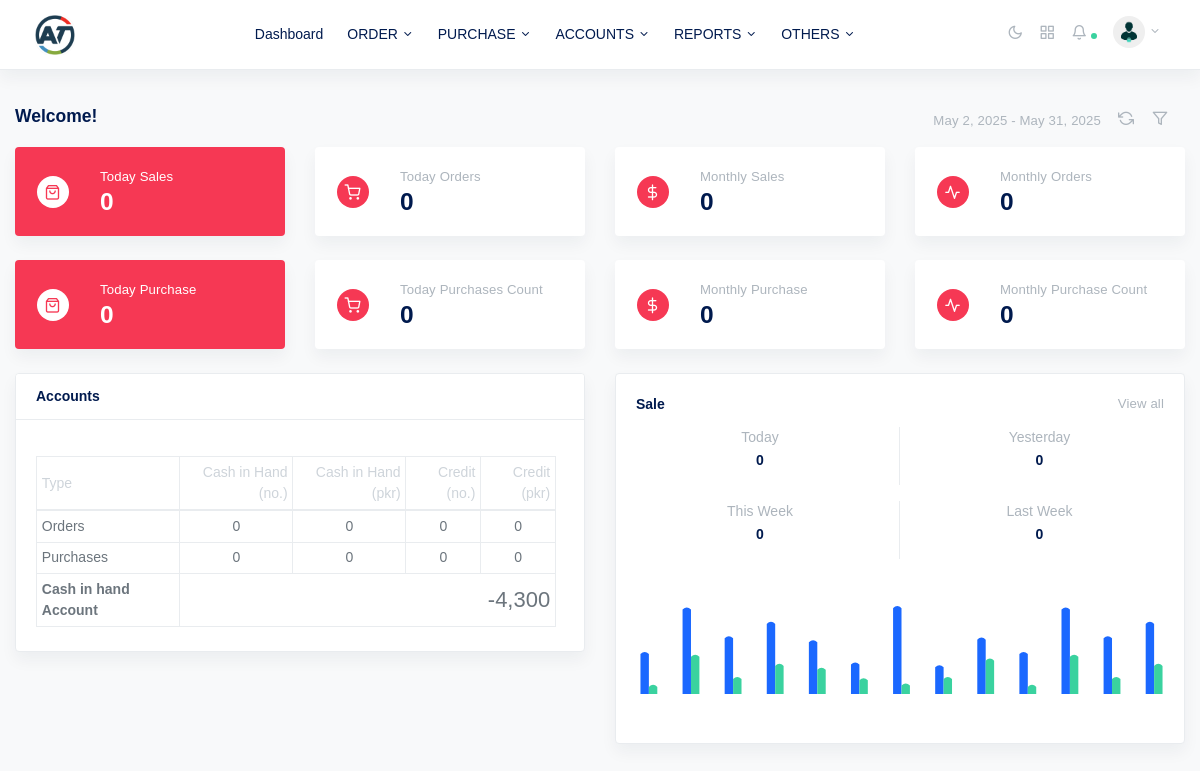
The app's page /dashboard.php (signed in) with its own data.
### tables this page shows
CREATE TABLE `company` (
  `id` int(10) NOT NULL,
  `name` varchar(100) NOT NULL,
  `logo` text NOT NULL,
  `address` text DEFAULT NULL,
  `company_phone` varchar(100) NOT NULL,
  `personal_phone` varchar(100) NOT NULL,
  `email` text DEFAULT NULL,
  `stock_manage` int(11) NOT NULL,
  `sale_interface` varchar(50) DEFAULT NULL
);

CREATE TABLE `menus` (
  `id` int(11) NOT NULL,
  `title` text DEFAULT NULL,
  `page` text DEFAULT NULL,
  `parent_id` int(11) DEFAULT NULL,
  `icon` text DEFAULT NULL,
  `sort_order` int(11) DEFAULT NULL,
  `nav_edit` int(11) NOT NULL DEFAULT 0,
  `nav_delete` int(11) NOT NULL DEFAULT 0,
  `nav_add` int(11) NOT NULL DEFAULT 0,
  `timestamp` timestamp NOT NULL DEFAULT current_timestamp() ON UPDATE current_timestamp()
);

CREATE TABLE `users` (
  `user_id` int(11) NOT NULL,
  `username` text NOT NULL,
  `fullname` varchar(50) DEFAULT NULL,
  `email` text NOT NULL,
  `password` text NOT NULL,
  `address` text NOT NULL,
  `phone` text NOT NULL,
  `user_role` text NOT NULL,
  `status` text NOT NULL,
  `adddatetime` timestamp NOT NULL DEFAULT current_timestamp() ON UPDATE current_timestamp()
);

### dashboard.php (the view, shortened to what the rows shown need)
<!doctype html>
<html lang="en">
<?php include_once 'includes/head.php';
$current_date = date('Y-m-d');
$start_of_month = date('Y-m-01', strtotime(date('Y-m-d')));
$end_of_month = date('Y-m-t', strtotime($current_date));
?>
<body class="horizontal light  ">
  <div class="wrapper">
    <?php include_once 'includes/header.php'; ?>
    <main role="main" class="main-content">
      <div class="container-fluid">
        <div class="row justify-content-center">
          <div class="col-12">
            <div class="row align-items-center mb-2">
              <div class="col">
                <h2 class="h5 page-title">Welcome!</h2>
              </div>
            </div>
            <div class="row">
              <div class="col-md-6 col-xl-3 mb-4">
                <div class="card shadow border-0">
                  <div class="card-body">
                    <div class="row align-items-center">
                      <div class="col">
                        <div class="row align-items-center no-gutters">
                          <div class="col-12">
                            <span class="h3 mr-2 mb-0">
                              <?php
                              $total_sales = mysqli_fetch_assoc(mysqli_query($dbc, "SELECT sum(grand_total) as total_sales FROM orders WHERE  order_date BETWEEN '$start_of_month' AND '$end_of_month' "))['total_sales'];
                              $total = isset($total_sales) ? $total_sales : "0";
                              $total = ($fetchedUserRole == "admin") ? $total : "0";
                              echo number_format($total);
                              ?>
                            </span>
                          </div>
                        </div>
                      </div>
                    </div>
                  </div>
                </div>
              </div>
              <div class="col-md-6 col-xl-3 mb-4">
                <div class="card shadow border-0">
                  <div class="card-body">
                    <div class="row align-items-center">
                      <div class="col">
                        <p class="small text-muted mb-0">Monthly Orders</p>
                        <span class="h3 mb-0">
                          <?php
                          @$total_orders = mysqli_fetch_assoc(mysqli_query($dbc, "SELECT count(*) as total_orders FROM orders WHERE order_date BETWEEN '$start_of_month' AND '$end_of_month'"))['total_orders'];
                          $total = isset($total_orders) ? $total_orders : "0";
                          echo  $total = ($fetchedUserRole == "admin") ? $total : "0";
                          ?>
                        </span>
                      </div>
                    </div>
                  </div>
                </div>
              </div>
            </div>
            <div class="row">
              <div class="col-md-6 col-xl-3 mb-4">
                <div class="card shadow border-0">
                  <div class="card-body">
                    <div class="row align-items-center">
                      <div class="col">
                        <div class="row align-items-center ">
                          <div class="col-12">
                            <span class="h3 mr-2 mb-0">
                              <?php
                              @$total_sales = mysqli_fetch_assoc(mysqli_query($dbc, "SELECT sum(grand_total) as total_sales FROM purchase where purchase_date BETWEEN '$start_of_month' AND '$end_of_month'"))['total_sales'];
                              $total = isset($total_sales) ? $total_sales : "0";
                              $total = ($fetchedUserRole == "admin") ? $total : "0";
                              echo number_format($total);
                              ?>
                            </span>
                          </div>
                        </div>
                      </div>
                    </div>
                  </div>
                </div>
              </div>
              <div class="col-md-6 col-xl-3 mb-4">
                <div class="card shadow border-0">
                  <div class="card-body">
                    <div class="row align-items-center">
                      <div class="col">
                        <p class="small text-muted mb-0">Monthly Purchase Count</p>
                        <span class="h3 mb-0">
                          <?php
                          @$total_orders = mysqli_fetch_assoc(mysqli_query($dbc, "SELECT count(*) as total_orders FROM purchase WHERE purchase_date BETWEEN '$start_of_month' AND '$end_of_month' "))['total_orders'];
                          $total = isset($total_orders) ? $total_orders : "0";
                          echo   $total = ($fetchedUserRole == "admin") ? $total : "0";
                          ?>
                        </span>
                      </div>
                    </div>
                  </div>
                </div>
              </div>
            </div>
            <div class="row">
              <div class="col-md-6">
                <div class="card shadow mb-4">
                  <div class="card-body px-4">
                    <table class="table table-bordered mt-3 mb-1 mx-n1 table-sm">
                      <thead>
                        <tr>
                          <th class="">Type</th>
                          <th class="text-right">Cash in Hand (no.)</th>
                          <th class="text-right">Cash in Hand (pkr)</th>
                          <th class="text-right">Credit (no.)</th>
                          <th class="text-right">Credit (pkr)</th>
                        </tr>
                      </thead>
                      <tfoot>
                        <tr>
                          <th>Cash in hand Account</th>
                        </tr>
                      </tfoot>
                    </table>
                  </div>
                </div>
              </div>
            </div>
          </div>
        </div>
      </div>
    </main>
  </div>
</body>
</html>

### includes/header.php (shortened to what the rows shown need)
  <?php
  $user_id_current = $_SESSION['userId'];
$UserData = mysqli_fetch_assoc(mysqli_query($dbc,"SELECT * FROM users WHERE user_id = '$user_id_current'"));
 ?>
  <nav class="navbar navbar-expand-lg navbar-light bg-white flex-row border-bottom shadow">
        <div class="container-fluid">
          <a class="navbar-brand mx-lg-1 mr-0" href="dashboard.php">
            <img src="img/logo/<?=$get_company['logo']?>" class="img-fluid" alt="" style="width: 40px;height: 40px;">
          </a>
          <div class="navbar-slide bg-white ml-lg-4" id="navbarSupportedContent">
            <ul class="navbar-nav mr-auto">
        <?php
        if ($UserData['user_role']!='admin') {
        $getNav = mysqli_query($dbc,"SELECT * FROM menus where parent_id=0 AND page!='dashboard.php' ORDER BY sort_order ASC LIMIT 9 OFFSET 0 ");    $r=1;
          while ($fetch_nav=mysqli_fetch_assoc($getNav)) {   $c=0;
             $getChild = mysqli_query($dbc,"SELECT * FROM menus where parent_id='".$fetch_nav['id']."' AND page!='dashboard.php' ");
                while ($child=mysqli_fetch_assoc($getChild)) {
                    if (countWhens($dbc,"privileges",'user_id',$user_id_current,'nav_id',$child['id'])>0) {
                                        $c++;
                                         }}
                      if ($c>0 && $r<9) {
                                    ?>
                <li class="nav-item dropdown">
                <a href="<?=$fetch_nav['page']?>" id="ui-elementsDropdown" class="dropdown-toggle nav-link" role="button" data-toggle="dropdown" aria-haspopup="true" aria-expanded="false">
                  <span class="ml-lg-2"><?=strtoupper($fetch_nav['title'])?></span>
                </a>
                            </li>
                               <?php   $r++;
                               } }if ($r>9) {
                                ?>
                                 <li class="nav-item dropdown more">
                <a class="dropdown-toggle more-horizontal nav-link" href="#" id="moreDropdown" role="button" data-toggle="dropdown" aria-haspopup="true" aria-expanded="false">
                  <span class="ml-2 sr-only">More</span>
                </a>
                <ul class="dropdown-menu" aria-labelledby="moreDropdown">
                  <?php     $getNav2 = mysqli_query($dbc,"SELECT * FROM menus where parent_id=0 AND page!='dashboard.php' ORDER BY sort_order ASC LIMIT 10 OFFSET 10 ");    $r=1;
                                 while ($fetch_nav2=mysqli_fetch_assoc($getNav2)) {
                                        $c=0;
                                           $getChild = mysqli_query($dbc,"SELECT * FROM menus where parent_id='".$fetch_nav2['id']."' AND page!='dashboard.php' ");
                while ($child=mysqli_fetch_assoc($getChild)) {
                    if (countWhens($dbc,"privileges",'user_id',$user_id_current,'nav_id',$child['id'])>0) {
                                        $c++;
                                         }}
                                         if ($c>0) {
                                         ?>
                    <li class="nav-item dropdown">
                    <a class="dropdown-toggle nav-link pl-lg-2" href="#" data-toggle="collapse" id="pagesDropdown" aria-expanded="false">
                      <span class="ml-1"><?=strtoupper($fetch_nav2['title'])?></span>
                    </a>
                                        <ul class="dropdown-menu" aria-labelledby="pagesDropdown">
                                            <?php
                                    $getChild = mysqli_query($dbc,"SELECT * FROM menus where parent_id='".$fetch_nav2['id']."' AND page!='dashboard.php' ");
                                 while ($child=mysqli_fetch_assoc($getChild)) {
                                     if (countWhens($dbc,"privileges",'user_id',$user_id_current,'nav_id',$child['id'])>0) {
                                     ?>
                                          <a class="nav-link pl-lg-2" href="<?=$child['page']?>">
                        <span class="ml-1"><?=strtoupper($child['title'])?></span>
                      </a>
                                        <?php }} ?>
                                        </ul>
                                      </li>
                                      <?php  } } ?>
                                    </ul>
                                  </li>
                             <?php  }
}
                             ?>
            </ul>
          </div>
        </div>
     </nav>

### records on screen
company: logo (picture)
menus: title "ORDER"
menus: title "PURCHASE"
menus: title "ACCOUNTS"
menus: title "REPORTS"
menus: title "OTHERS"
users: user_role "0"

### other values on screen
$total "0"
$total = isset($total_orders) ? $total_orders : "0" "0"
$total_purchase2 = isset($total_purchase) ? $total_purchase : "0" "0"
$total_purchases2 "0"
$total = isset($total_sales) ? $total_sales : "0" "0"
